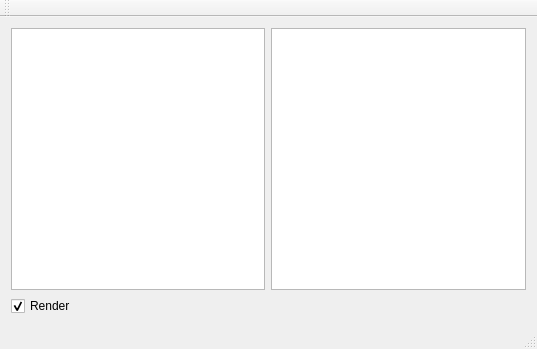
<?xml version="1.0" encoding="UTF-8"?>
<ui version="4.0">
 <class>MainWindow</class>
 <widget class="QMainWindow" name="MainWindow">
  <property name="geometry">
   <rect>
    <x>0</x>
    <y>0</y>
    <width>537</width>
    <height>349</height>
   </rect>
  </property>
  <property name="windowTitle">
   <string>MainWindow</string>
  </property>
  <widget class="QWidget" name="centralWidget">
   <layout class="QGridLayout" name="gridLayout">
    <item row="0" column="0">
     <widget class="QTableView" name="fieldView">
      <property name="sizePolicy">
       <sizepolicy hsizetype="Expanding" vsizetype="Expanding">
        <horstretch>0</horstretch>
        <verstretch>0</verstretch>
       </sizepolicy>
      </property>
      <property name="editTriggers">
       <set>QAbstractItemView::NoEditTriggers</set>
      </property>
      <property name="selectionMode">
       <enum>QAbstractItemView::NoSelection</enum>
      </property>
     </widget>
    </item>
    <item row="0" column="1">
     <widget class="QTableView" name="statsView"/>
    </item>
    <item row="1" column="0">
     <widget class="QCheckBox" name="renderCheckBox">
      <property name="text">
       <string>Render</string>
      </property>
      <property name="checked">
       <bool>true</bool>
      </property>
     </widget>
    </item>
   </layout>
  </widget>
  <widget class="QToolBar" name="mainToolBar">
   <attribute name="toolBarArea">
    <enum>TopToolBarArea</enum>
   </attribute>
   <attribute name="toolBarBreak">
    <bool>false</bool>
   </attribute>
  </widget>
  <widget class="QStatusBar" name="statusBar"/>
 </widget>
 <layoutdefault spacing="6" margin="11"/>
 <resources/>
 <connections/>
</ui>
